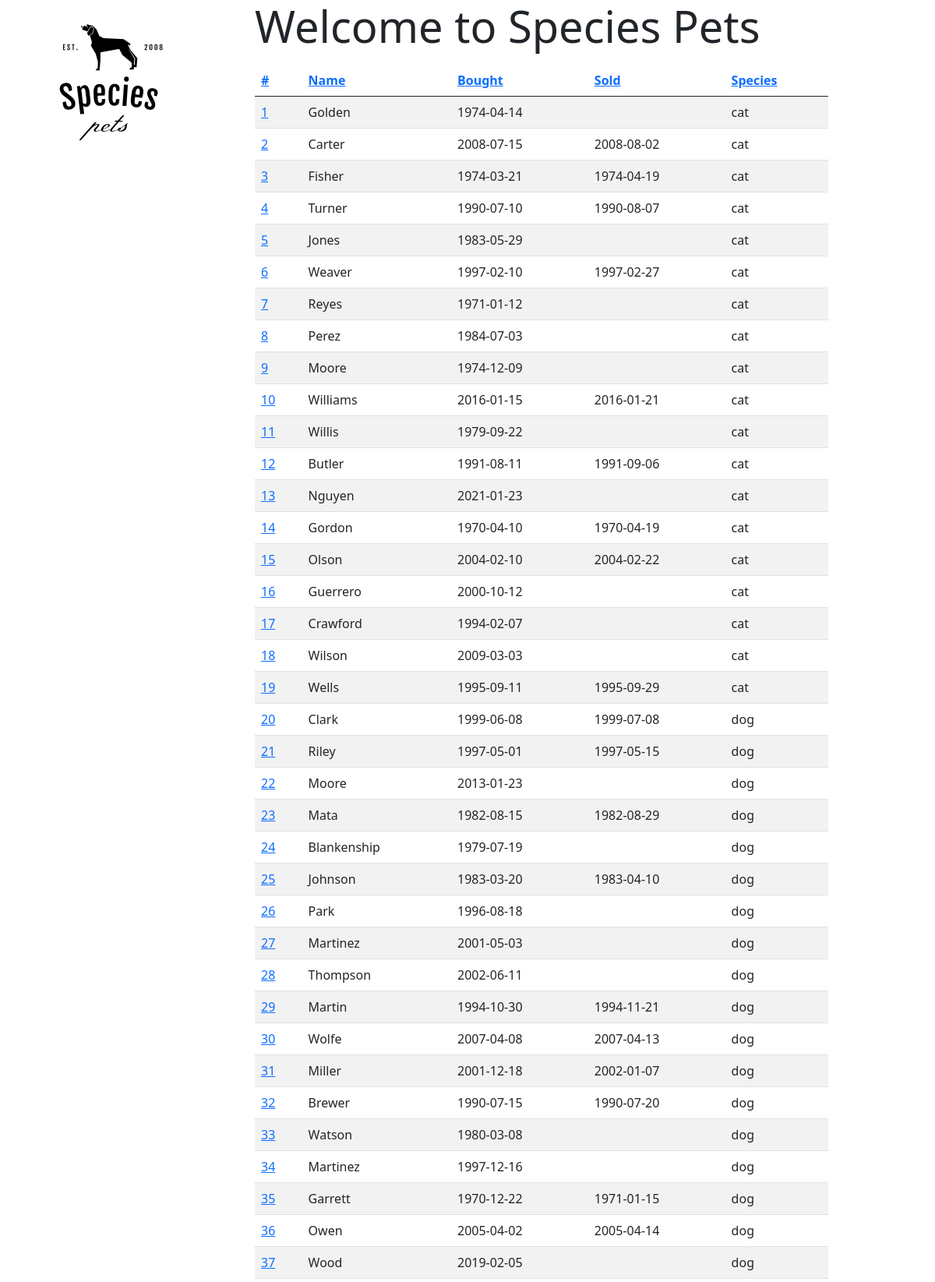
The page / (upper part) on the database its author committed.
### tables this page shows
CREATE TABLE pet (
       id INTEGER PRIMARY KEY AUTOINCREMENT,
       name TEXT,
       bought DATE,
       sold DATE,
       description TEXT,
       species INTEGER,
       FOREIGN KEY (species) references animal(id) ON DELETE CASCADE
);

CREATE TABLE animal (
       id INTEGER PRIMARY KEY AUTOINCREMENT,
       name TEXT UNIQUE NOT NULL
       );

### petshop/pets.py (the view)
@bp.route("/")
def dashboard():
    conn = db.get_db()
    cursor = conn.cursor()
    oby = request.args.get("order_by", "id")
    order = request.args.get("order", "asc")
    if order == "asc":
        cursor.execute(f"select p.id, p.name, p.bought, p.sold, s.name from pet p, animal s where p.species = s.id order by p.{oby}")
    else:
        cursor.execute(f"select p.id, p.name, p.bought, p.sold, s.name from pet p, animal s where p.species = s.id order by p.{oby} desc")
    pets = cursor.fetchall()
    return render_template('index.html', pets = pets, order="desc" if order=="asc" else "asc")

### petshop/db.py (called while the page is built)
def get_db():
    if 'db' not in g:
        dbname = current_app.config['DATABASE']
        g.db = sqlite3.connect(dbname)
        g.db.execute("PRAGMA foreign_keys = ON;")
    return g.db

### petshop/templates/index.html
{% extends "base.html" %}
{% block body %}
          <h4 class="display-4">Welcome to Species Pets</h4>
          <p>
            <table class="table table-striped">
              <thead class="thead-dark">
              <tr>
                <th scope="col"> <a href="/?order_by=id&order={{order}}">#</a> </th>
                <th scope="col"> <a href="/?order_by=name&order={{order}}">Name</a>  </th>
                <th scope="col"> <a href="/?order_by=bought&order={{order}}">Bought</a>  </th>
                <th scope="col"> <a href="/?order_by=sold&order={{order}}">Sold</a> </th>
                <th scope="col"> <a href="/?order_by=species&order={{order}}">Species</a> </th>
              </tr>
              </thead>
              {% for id, name, bought, sold, species in pets %}
              <tr>
                <td scope="row" class="petid" ><a href="{{url_for('pets.pet_info', pid=id)}}">{{id}}</a></td>
                <td class="petname">{{name}} </td>
                <td class="petbought">{{bought}}</td>
                <td class="petsold">{{sold}}</td>
                <td class="petspecies">{{species}}</td>
              </tr>
              {%endfor%}
            </table>
          </p>
{% endblock %}

### rows shown on the page
pet: id "1", name "Golden", bought "1974-04-14", name "cat"
pet: id "2", name "Carter", bought "2008-07-15", sold "2008-08-02", name "cat"
pet: id "3", name "Fisher", bought "1974-03-21", sold "1974-04-19", name "cat"
pet: id "4", name "Turner", bought "1990-07-10", sold "1990-08-07", name "cat"
pet: id "5", name "Jones", bought "1983-05-29", name "cat"
pet: id "6", name "Weaver", bought "1997-02-10", sold "1997-02-27", name "cat"
pet: id "7", name "Reyes", bought "1971-01-12", name "cat"
pet: id "8", name "Perez", bought "1984-07-03", name "cat"
pet: id "9", name "Moore", bought "1974-12-09", name "cat"
pet: id "10", name "Williams", bought "2016-01-15", sold "2016-01-21", name "cat"
pet: id "11", name "Willis", bought "1979-09-22", name "cat"
pet: id "12", name "Butler", bought "1991-08-11", sold "1991-09-06", name "cat"
pet: id "13", name "Nguyen", bought "2021-01-23", name "cat"
pet: id "14", name "Gordon", bought "1970-04-10", sold "1970-04-19", name "cat"
pet: id "15", name "Olson", bought "2004-02-10", sold "2004-02-22", name "cat"
pet: id "16", name "Guerrero", bought "2000-10-12", name "cat"
pet: id "17", name "Crawford", bought "1994-02-07", name "cat"
pet: id "18", name "Wilson", bought "2009-03-03", name "cat"
pet: id "19", name "Wells", bought "1995-09-11", sold "1995-09-29", name "cat"
pet: id "20", name "Clark", bought "1999-06-08", sold "1999-07-08", name "dog"
pet: id "21", name "Riley", bought "1997-05-01", sold "1997-05-15", name "dog"
pet: id "22", name "Moore", bought "2013-01-23", name "dog"
pet: id "23", name "Mata", bought "1982-08-15", sold "1982-08-29", name "dog"
pet: id "24", name "Blankenship", bought "1979-07-19", name "dog"
pet: id "25", name "Johnson", bought "1983-03-20", sold "1983-04-10", name "dog"
pet: id "26", name "Park", bought "1996-08-18", name "dog"
pet: id "27", name "Martinez", bought "2001-05-03", name "dog"
pet: id "28", name "Thompson", bought "2002-06-11", name "dog"
pet: id "29", name "Martin", bought "1994-10-30", sold "1994-11-21", name "dog"
pet: id "30", name "Wolfe", bought "2007-04-08", sold "2007-04-13", name "dog"
pet: id "31", name "Miller", bought "2001-12-18", sold "2002-01-07", name "dog"
pet: id "32", name "Brewer", bought "1990-07-15", sold "1990-07-20", name "dog"
pet: id "33", name "Watson", bought "1980-03-08", name "dog"
pet: id "34", name "Martinez", bought "1997-12-16", name "dog"
pet: id "35", name "Garrett", bought "1970-12-22", sold "1971-01-15", name "dog"
pet: id "36", name "Owen", bought "2005-04-02", sold "2005-04-14", name "dog"
pet: id "37", name "Wood", bought "2019-02-05", name "dog"
